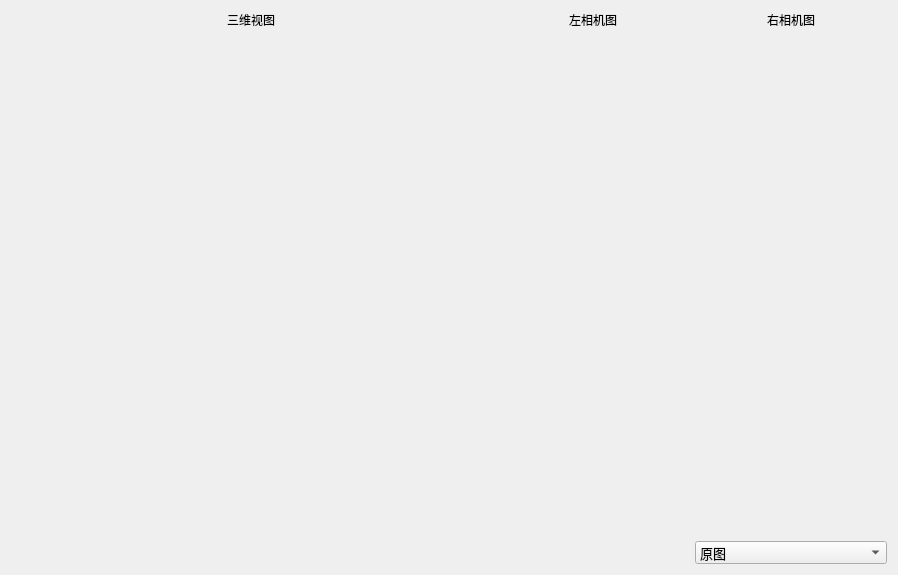
    <widget class="QWidget" name="widget_4" native="true">
     <layout class="QGridLayout" name="gridLayout_10">
      <item row="0" column="0">
       <layout class="QGridLayout" name="gridLayout">
        <item row="0" column="1">
         <widget class="QLabel" name="label_3">
          <property name="text">
           <string>左相机图</string>
          </property>
          <property name="alignment">
           <set>Qt::AlignCenter</set>
          </property>
         </widget>
        </item>
        <item row="3" column="1">
         <widget class="QLabel" name="cam1img1">
          <property name="minimumSize">
           <size>
            <width>192</width>
            <height>480</height>
           </size>
          </property>
          <property name="maximumSize">
           <size>
            <width>192</width>
            <height>480</height>
           </size>
          </property>
          <property name="text">
           <string/>
          </property>
         </widget>
        </item>
        <item row="3" column="2">
         <widget class="QLabel" name="cam2img1">
          <property name="minimumSize">
           <size>
            <width>192</width>
            <height>480</height>
           </size>
          </property>
          <property name="maximumSize">
           <size>
            <width>192</width>
            <height>480</height>
           </size>
          </property>
          <property name="text">
           <string/>
          </property>
         </widget>
        </item>
        <item row="0" column="2">
         <widget class="QLabel" name="label_4">
          <property name="text">
           <string>右相机图</string>
          </property>
          <property name="alignment">
           <set>Qt::AlignCenter</set>
          </property>
         </widget>
        </item>
        <item row="0" column="0">
         <widget class="QLabel" name="label_5">
          <property name="text">
           <string>三维视图</string>
          </property>
          <property name="alignment">
           <set>Qt::AlignCenter</set>
          </property>
         </widget>
        </item>
        <item row="4" column="2">
         <widget class="QLabel" name="camright">
          <property name="text">
           <string/>
          </property>
          <property name="alignment">
           <set>Qt::AlignCenter</set>
          </property>
         </widget>
        </item>
        <item row="4" column="1">
         <widget class="QLabel" name="camleft">
          <property name="text">
           <string/>
          </property>
          <property name="alignment">
           <set>Qt::AlignCenter</set>
          </property>
         </widget>
        </item>
        <item row="3" column="0" rowspan="3">
         <widget class="QWidget" name="pointsViewWidget" native="true">
          <property name="minimumSize">
           <size>
            <width>480</width>
            <height>480</height>
           </size>
          </property>
         </widget>
        </item>
        <item row="5" column="2">
         <widget class="QComboBox" name="imgEnhance_comboBox">
          <property name="font">
           <font>
            <pointsize>10</pointsize>
           </font>
          </property>
          <item>
           <property name="text">
            <string>原图</string>
           </property>
          </item>
          <item>
           <property name="text">
            <string>图像增强1</string>
           </property>
          </item>
          <item>
           <property name="text">
            <string>图像增强2</string>
           </property>
          </item>
         </widget>
        </item>
       </layout>
      </item>
     </layout>
    </widget>
